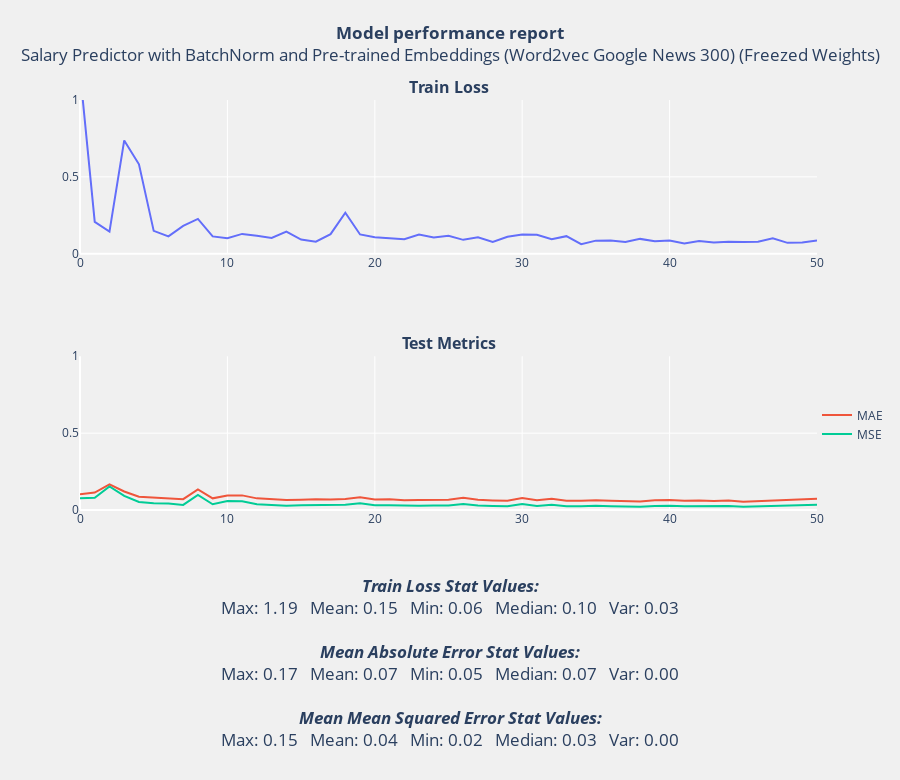

Notebook cell for this chart:
### Code cell
draw_loss_acc_plot('Salary Predictor with BatchNorm and Pre-trained Embeddings (Word2vec Google News 300) (Freezed Weights)', train_loss_9, list_mae_9, list_mse_9)

### Figure 1 — Plotly figure (JSON) as saved in the notebook; plotly's stock layout.template omitted (floating-point values rounded to 4 significant figures)
{"data": [{"mode": "lines", "name": "Train Loss", "showlegend": false, "type": "scatter", "x": [0, 1, 2, 3, 4, 5, 6, 7, 8, 9, 10, 11, 12, 13, 14, 15, 16, 17, 18, 19, 20, 21, 22, 23, 24, 25, 26, 27, 28, 29, 30, 31, 32, 33, 34, 35, 36, 37, 38, 39, 40, 41, 42, 43, 44, 45, 46, 47, 48, 49, 50], "xaxis": "x", "y": [1.186, 0.2072, 0.1444, 0.737, 0.5818, 0.1488, 0.113, 0.1809, 0.2263, 0.113, 0.101, 0.1291, 0.1165, 0.1032, 0.1437, 0.09212, 0.07885, 0.1272, 0.2666, 0.1255, 0.1069, 0.1014, 0.09398, 0.1243, 0.1064, 0.1165, 0.09039, 0.1065, 0.07641, 0.11, 0.1245, 0.1228, 0.09388, 0.1143, 0.06215, 0.08519, 0.08621, 0.07667, 0.09663, 0.08196, 0.08622, 0.06605, 0.08313, 0.07247, 0.07851, 0.07653, 0.07861, 0.1011, 0.07098, 0.07345, 0.08669], "yaxis": "y"}, {"mode": "lines", "name": "MAE", "type": "scatter", "x": [0, 1, 2, 3, 4, 5, 6, 7, 8, 9, 10, 11, 12, 13, 14, 15, 16, 17, 18, 19, 20, 21, 22, 23, 24, 25, 26, 27, 28, 29, 30, 31, 32, 33, 34, 35, 36, 37, 38, 39, 40, 41, 42, 43, 44, 45, 46, 47, 48, 49, 50], "xaxis": "x2", "y": [0.1017, 0.1135, 0.1664, 0.1204, 0.0869, 0.08144, 0.07987, 0.07059, 0.134, 0.07592, 0.0945, 0.09508, 0.0757, 0.06806, 0.06459, 0.06748, 0.07061, 0.06862, 0.07161, 0.08305, 0.06785, 0.06923, 0.06416, 0.0643, 0.06672, 0.06735, 0.0789, 0.06665, 0.06216, 0.05972, 0.07724, 0.06342, 0.07328, 0.06054, 0.06052, 0.0634, 0.05977, 0.05622, 0.05559, 0.06303, 0.06571, 0.06084, 0.06237, 0.05803, 0.06244, 0.05429, 0.05742, 0.06375, 0.06813, 0.06813, 0.07246], "yaxis": "y2"}, {"mode": "lines", "name": "MSE", "type": "scatter", "x": [0, 1, 2, 3, 4, 5, 6, 7, 8, 9, 10, 11, 12, 13, 14, 15, 16, 17, 18, 19, 20, 21, 22, 23, 24, 25, 26, 27, 28, 29, 30, 31, 32, 33, 34, 35, 36, 37, 38, 39, 40, 41, 42, 43, 44, 45, 46, 47, 48, 49, 50], "xaxis": "x2", "y": [0.07679, 0.07957, 0.1534, 0.09192, 0.05187, 0.04352, 0.04156, 0.03328, 0.09778, 0.03748, 0.05775, 0.05663, 0.03731, 0.03036, 0.02789, 0.03068, 0.03321, 0.03105, 0.03374, 0.04332, 0.03041, 0.03161, 0.02772, 0.02749, 0.02949, 0.02965, 0.03955, 0.02891, 0.02589, 0.02397, 0.03879, 0.02631, 0.03479, 0.02469, 0.02491, 0.02712, 0.0239, 0.02158, 0.02136, 0.0265, 0.02831, 0.02463, 0.02546, 0.02266, 0.02537, 0.02065, 0.0225, 0.0262, 0.03079, 0.02933, 0.03358], "yaxis": "y2"}], "layout": {"annotations": [{"font": {"size": 16}, "showarrow": false, "text": "<b>Train Loss</b>", "x": 0.5, "xanchor": "center", "xref": "paper", "y": 1, "yanchor": "bottom", "yref": "paper"}, {"font": {"size": 16}, "showarrow": false, "text": "<b>Test Metrics</b>", "x": 0.5, "xanchor": "center", "xref": "paper", "y": 0.375, "yanchor": "bottom", "yref": "paper"}], "autosize": false, "height": 780, "legend": {"x": 1, "y": 0.15}, "margin": {"b": 270}, "paper_bgcolor": "rgba(240, 240, 240, 0.95)", "plot_bgcolor": "rgba(240, 240, 240, 0.95)", "title": {"text": "<b>Model performance report</b><br>Salary Predictor with BatchNorm and Pre-trained Embeddings (Word2vec Google News 300) (Freezed Weights)<br><br><br><br><br><br><br><br><br><br><br><br><br><br><br><br><br><br><br><br><br><br><br><br><b><i>Train Loss Stat Values:</i></b><br>Max: 1.19   Mean: 0.15   Min: 0.06   Median: 0.10   Var: 0.03<br><br><b><i>Mean Absolute Error Stat Values:</i></b><br>Max: 0.17   Mean: 0.07   Min: 0.05   Median: 0.07   Var: 0.00<br><br><b><i>Mean Mean Squared Error Stat Values:</i></b><br>Max: 0.15   Mean: 0.04   Min: 0.02   Median: 0.03   Var: 0.00", "x": 0.5, "xanchor": "center", "y": 0.95, "yanchor": "top"}, "width": 900, "xaxis": {"anchor": "y", "domain": [0, 1]}, "xaxis2": {"anchor": "y2", "domain": [0, 1]}, "yaxis": {"anchor": "x", "domain": [0.625, 1], "range": [0, 1]}, "yaxis2": {"anchor": "x2", "domain": [0, 0.375], "range": [0, 1]}}}
